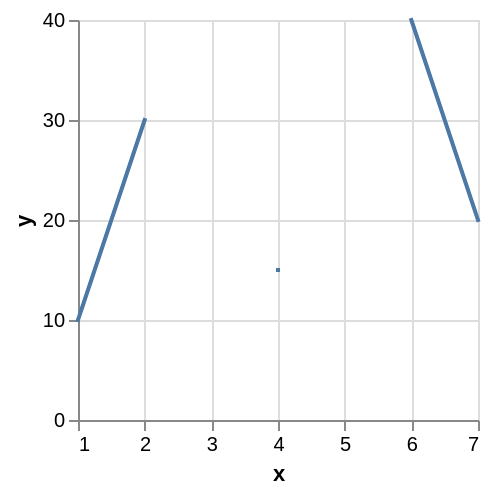

This figure's Vega-Lite source:
### Vega specification from a JSON file in a GitHub repository (floating-point values rounded to 4 significant figures)
{"$schema": "https://vega.github.io/schema/vega/v5.json", "autosize": "pad", "padding": 5, "width": 200, "height": 200, "style": "cell", "data": [{"name": "source_0", "values": [{"x": 1, "y": 10}, {"x": 2, "y": 30}, {"x": 3, "y": null}, {"x": 4, "y": 15}, {"x": 5, "y": null}, {"x": 6, "y": 40}, {"x": 7, "y": 20}]}], "marks": [{"name": "marks", "type": "line", "style": ["line"], "sort": {"field": "datum[\"x\"]"}, "from": {"data": "source_0"}, "encode": {"update": {"strokeCap": {"value": "square"}, "stroke": {"value": "#4c78a8"}, "x": {"scale": "x", "field": "x"}, "y": {"scale": "y", "field": "y"}, "defined": {"signal": "datum[\"x\"] !== null && !isNaN(datum[\"x\"]) && datum[\"y\"] !== null && !isNaN(datum[\"y\"])"}}}}], "scales": [{"name": "x", "type": "linear", "domain": {"data": "source_0", "field": "x"}, "range": [0, {"signal": "width"}], "nice": true, "zero": false}, {"name": "y", "type": "linear", "domain": {"data": "source_0", "field": "y"}, "range": [{"signal": "height"}, 0], "nice": true, "zero": true}], "axes": [{"scale": "x", "orient": "bottom", "gridScale": "y", "grid": true, "tickCount": {"signal": "ceil(width/40)"}, "domain": false, "labels": false, "maxExtent": 0, "minExtent": 0, "ticks": false, "zindex": 0}, {"scale": "y", "orient": "left", "gridScale": "x", "grid": true, "tickCount": {"signal": "ceil(height/40)"}, "domain": false, "labels": false, "maxExtent": 0, "minExtent": 0, "ticks": false, "zindex": 0}, {"scale": "x", "orient": "bottom", "grid": false, "title": "x", "labelFlush": true, "labelOverlap": true, "tickCount": {"signal": "ceil(width/40)"}, "zindex": 0}, {"scale": "y", "orient": "left", "grid": false, "title": "y", "labelOverlap": true, "tickCount": {"signal": "ceil(height/40)"}, "zindex": 0}]}
